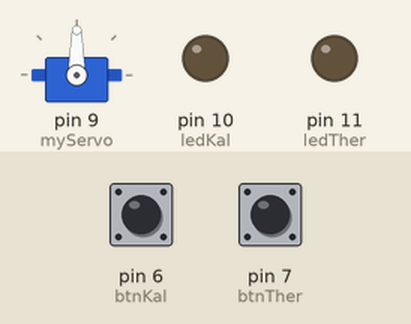
This sketch was run on a simulated Arduino Uno, built with avr-gcc and run on an emulated ATmega328P. On the bench: servo, output pins drawn as LEDs (lit = HIGH). The test bench sets the inputs (shaded band); at power-on: pin 6 (btnKal) LOW, pin 7 (btnTher) LOW.

Above: at 1.2 s.
1.3 s: pin 6 (btnKal) pulled HIGH for 0.15 s
At 2.0 s:
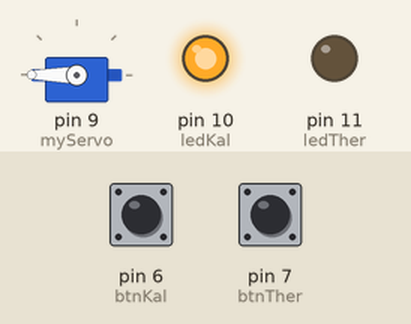
2.9 s: pin 7 (btnTher) pulled HIGH for 0.15 s
At 3.2 s:
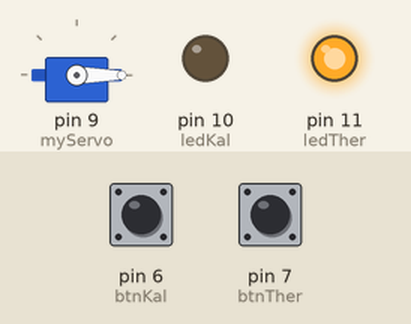
4.5 s: pin 6 (btnKal) pulled HIGH for 1 s
At 5.6 s:
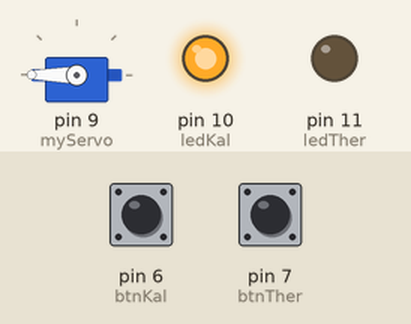
7.0 s: pin 7 (btnTher) pulled HIGH for 1 s
At 7.5 s:
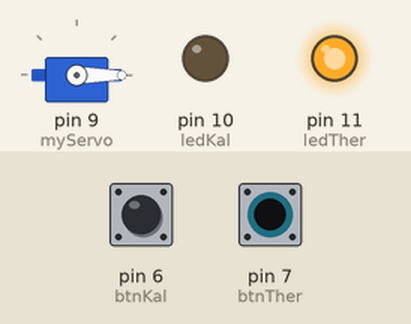
Timing chart, 0 to 10.0 s (numbered marks = the images above; inputs shaded):
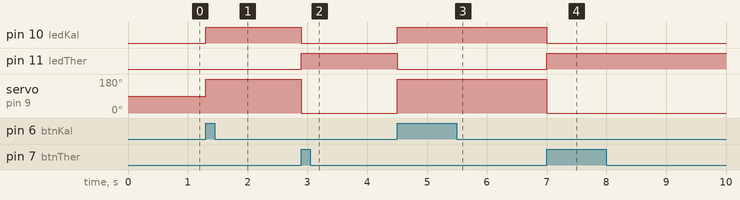

The sketch:

Peristrofi_vanas.ino
```cpp
//Peristrofi vanas vrusis
#include <Servo.h>

Servo myServo;

int value;
int currentAngle = 0;
double angle1 = 160;
double angle2 = 0;

int btnKal = 6;
int btnTher = 7;

int ledKal = 10;
int ledTher = 11;

void setup()
{
  Serial.begin(9600);
  myServo.attach(9);

  pinMode(btnKal, INPUT);
  pinMode(btnTher, INPUT);

  pinMode(ledKal, OUTPUT);
  pinMode(ledTher, OUTPUT);

}

void wrongAngle(){
  currentAngle == myServo.read();

  if (currentAngle != 90 && currentAngle != 0){
    digitalWrite(ledKal, HIGH);
    digitalWrite(ledTher, HIGH);
    delay(50);
    digitalWrite(ledKal, LOW);
    digitalWrite(ledTher, LOW);
    delay(50);
  }
}

void loop(){

  wrongAngle();
  int btn1State = digitalRead(btnKal);
  int btn2State = digitalRead(btnTher);

  if (btn1State == HIGH){
    myServo.write(180);
    digitalWrite(ledKal, HIGH);
    digitalWrite(ledTher, LOW);
  }else if (btn2State == HIGH){
    myServo.write(0);
    digitalWrite(ledTher, HIGH);
    digitalWrite(ledKal, LOW);
    }

}
```

Measured:
- after the input at 1.3 s, pin 10 (ledKal): LOW → HIGH at once; servo on pin 9 (myServo): 90° → 180° at once
- after the input at 2.9 s, pin 10 (ledKal): HIGH → LOW at once; pin 11 (ledTher): LOW → HIGH at once; servo on pin 9 (myServo): 180° → 0° at once
- after the input at 4.5 s, pin 10 (ledKal): LOW → HIGH at once; pin 11 (ledTher): HIGH → LOW at once; servo on pin 9 (myServo): 0° → 180° at once
- after the input at 7.0 s, pin 10 (ledKal): HIGH → LOW at once; pin 11 (ledTher): LOW → HIGH at once; servo on pin 9 (myServo): 180° → 0° at once
